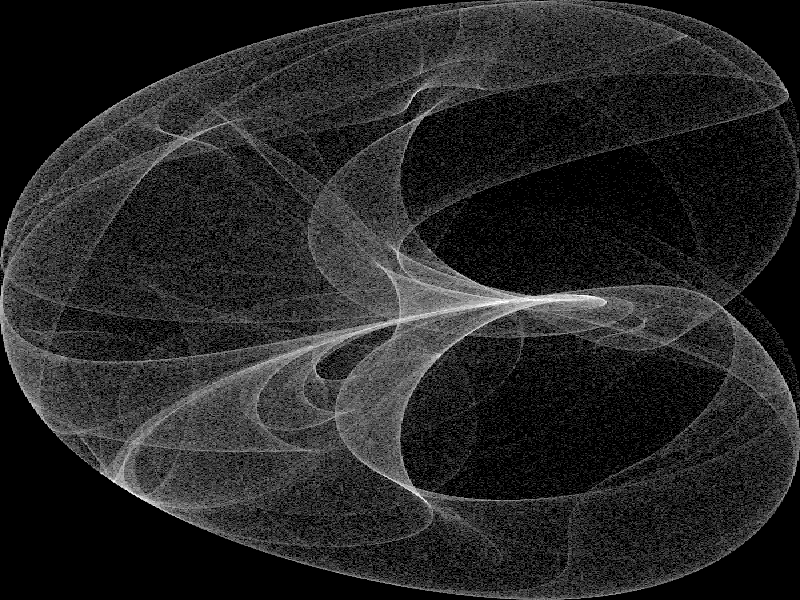
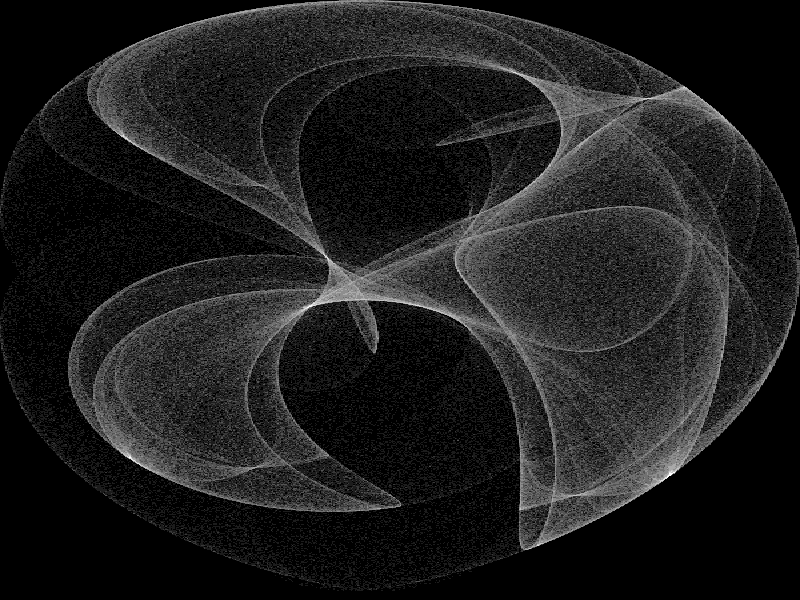

The R source for these figures, in order:
####
# some attractors in R - Pete Werner, 2013
#
# this is a much faster version thanks to Henrik Bengtsson
#
# you can see the original here https://github.com/petewerner/misc/blob/master/attractor-orig.R
# The original post has the suggestions/contributions in this script
# http://petewerner.blogspot.com.au/2013/11/just-for-fun-attractors-in-r.html
#
# More info on attractors:
#
# http://paulbourke.net/fractals/peterdejong/
# http://paulbourke.net/fractals/clifford/
####

library("compiler")

mapxy <- function(x, y, xmin, xmax, ymin=xmin, ymax=xmax) {
	sx <- (width - 1) / (xmax - xmin)
	sy <- (height - 1) / (ymax - ymin)
	row0 <- round( sx * (x - xmin) )
	col0 <- round( sy * (y - ymin) )
	col0 * height + row0 + 1
}

dejong <- function(x, y) {
	nidxs <- length(mat)
	counts <- integer(length=nidxs)
	for (i in 1:npoints) {
		xt <- sin(a * y) - cos(b * x)
		y <- sin(c * x) - cos(d * y)
		x <- xt
		idxs <- mapxy(x, y, -2, 2)
		counts <- counts + tabulate(idxs, nbins=nidxs)
	}
	mat <<- mat + counts
}

clifford <- function(x, y) {
	ac <- abs(c)+1
	ad <- abs(d)+1
	nidxs <- length(mat)
	counts <- integer(length=nidxs)
	for (i in 1:npoints) {
		xt <- sin(a * y) + c * cos(a * x)
		y <- sin(b * x) + d * cos(b * y)
		x <- xt
		idxs <- mapxy(x, y, -ac, ac, -ad, ad)
		counts <- counts + tabulate(idxs, nbins=nidxs)
	}
	mat <<- mat + counts
}

#color vector
cvec <- grey(seq(0, 1, length=10))
#can also try other colours, see help(rainbow)
#cvec <- heat.colors(10)

#we end up with npoints * n points
npoints <- 8
n <- 100000 
width <- 600
height <- 600

#make some random points
rsamp <- matrix(runif(n * 2, min=-2, max=2), nr=n)

#compile the functions
setCompilerOptions(suppressAll=TRUE)
mapxy <- cmpfun(mapxy)
dejong <- cmpfun(dejong)
clifford <- cmpfun(clifford)

#dejong
a <- 1.4
b <- -2.3
c <- 2.4
d <- -2.1

mat <- matrix(0, nr=height, nc=width)
dejong(rsamp[,1], rsamp[,2])

#this applies some smoothing of low valued points, from A.N. Spiess
#QUANT <- quantile(mat, 0.5)
#mat[mat <= QUANT] <- 0

dens <- log(mat + 1)/log(max(mat))
par(mar=c(0, 0, 0, 0))
image(t(dens), col=cvec, useRaster=T, xaxt='n', yaxt='n')

#clifford
a <- -1.4
b <- 1.6
c <- 1.0
d <- 0.7

mat <- matrix(0, nr=height, nc=width)
#QUANT <- quantile(mat, 0.5)
#mat[mat <= QUANT] <- 0
clifford(rsamp[,1], rsamp[,2])

dens <- log(mat + 1)/log(max(mat))
par(mar=c(0, 0, 0, 0))
image(t(dens), col=cvec, useRaster=T, xaxt='n', yaxt='n')

